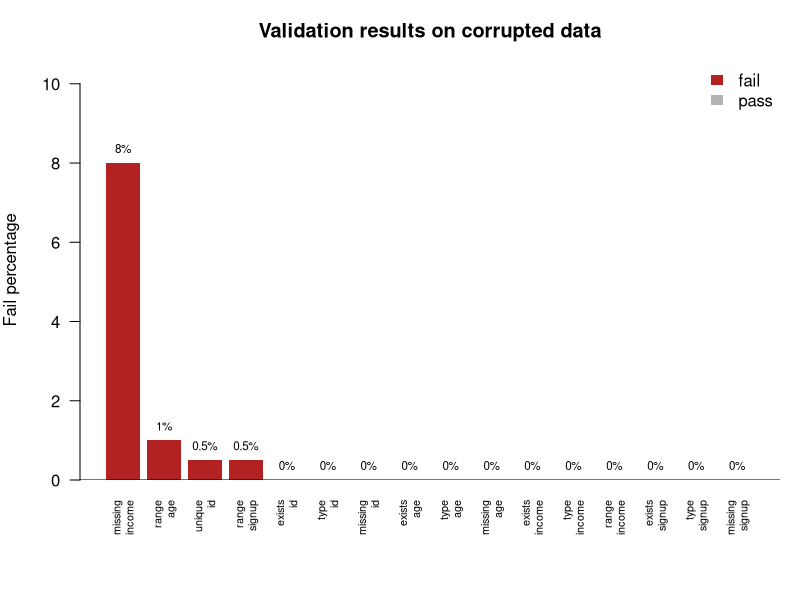
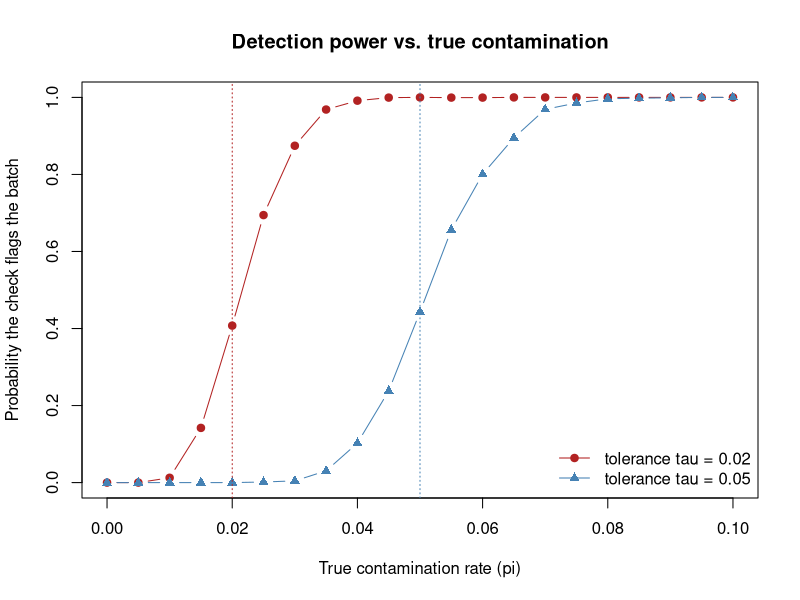

Write R code to recreate these figures, in order.
## ---- chunk 1
#| include: false
suppressPackageStartupMessages(library(tidyverse))
## ---- chunk 2
# A small data-validation engine in base R.
# `data`: a data.frame to validate.
# `schema`: a named list; each element describes one column's contract:
#   type    : expected class, one of "numeric","integer","character","factor","Date"
#   min,max : optional numeric/Date bounds for range checking
#   max_na  : tolerance for the fraction of missing values (default 0)
#   unique  : logical, should the column have no duplicate values (default FALSE)
validate_data <- function(data, schema) {
  results <- list()
  add <- function(check, column, n, fails) {
    p <- if (n > 0) fails / n else 0
    results[[length(results) + 1]] <<- data.frame(
      check    = check,
      column   = column,
      n        = n,
      fails    = fails,
      fail_pct = round(100 * p, 2),
      pass     = fails == 0,
      stringsAsFactors = FALSE
    )
  }

  n <- nrow(data)

  for (col in names(schema)) {
    # Use [[ ]] for all lookups: $ does partial matching, so spec$max would
    # silently resolve to spec$max_na. Exact extraction avoids that trap.
    spec <- schema[[col]]
    spec_min    <- spec[["min"]]
    spec_max    <- spec[["max"]]
    spec_max_na <- spec[["max_na"]]

    # 1. existence (schema check)
    if (!col %in% names(data)) {
      add("exists", col, n, n)   # treat all rows as failing
      next                       # cannot run further checks on a missing column
    }
    add("exists", col, n, 0)

    x <- data[[col]]

    # 2. type (schema check)
    type_ok <- switch(
      spec[["type"]],
      numeric   = is.numeric(x),
      integer   = is.integer(x),
      character = is.character(x),
      factor    = is.factor(x),
      Date      = inherits(x, "Date"),
      stop("Unknown type in schema: ", spec[["type"]])
    )
    add("type", col, n, if (type_ok) 0 else n)

    # 3. missingness (constraint check with tolerance)
    max_na <- if (is.null(spec_max_na)) 0 else spec_max_na
    n_na <- sum(is.na(x))
    # a missingness "failure" is the excess over the tolerated count
    tol_count <- floor(max_na * n)
    add("missing", col, n, max(0, n_na - tol_count))

    # 4. range (constraint check), only on non-missing comparable values
    if (!is.null(spec_min) || !is.null(spec_max)) {
      xv <- x[!is.na(x)]
      below <- if (!is.null(spec_min)) xv < spec_min else rep(FALSE, length(xv))
      above <- if (!is.null(spec_max)) xv > spec_max else rep(FALSE, length(xv))
      add("range", col, n, sum(below | above))
    }

    # 5. uniqueness (constraint check)
    if (isTRUE(spec[["unique"]])) {
      dup <- sum(duplicated(x))
      add("unique", col, n, dup)
    }
  }

  report <- do.call(rbind, results)
  rownames(report) <- NULL
  report
}

# A convenience gate that fails loudly when any check fails.
assert_valid <- function(data, schema) {
  rep <- validate_data(data, schema)
  if (!all(rep$pass)) {
    bad <- rep[!rep$pass, c("check", "column", "fail_pct")]
    msg <- paste0("  - ", bad$check, " on '", bad$column,
                  "' (", bad$fail_pct, "% failing)", collapse = "\n")
    stop("Data contract violated:\n", msg, call. = FALSE)
  }
  invisible(data)
}
## ---- chunk 3
set.seed(1)

clean <- data.frame(
  id     = 1:200,
  age    = sample(18:90, 200, replace = TRUE),
  income = round(rlnorm(200, meanlog = 10, sdlog = 0.4)),
  signup = as.Date("2020-01-01") + sample(0:1000, 200, replace = TRUE)
)

contract <- list(
  id     = list(type = "integer",   unique = TRUE),
  age    = list(type = "integer",   min = 0,  max = 120),
  income = list(type = "numeric",   min = 0,  max_na = 0.02),
  signup = list(type = "Date",      max = as.Date("2026-01-01"))
)

# Corrupt the data the way real pipelines break:
dirty <- clean
dirty$age[c(3, 50)]   <- c(-5L, 250L)        # impossible ages (range)
dirty$income[1:20]    <- NA                   # 10% missing, over the 2% tolerance
dirty$id[10]          <- dirty$id[9]          # duplicate primary key
dirty$signup[7]       <- as.Date("2030-06-01")# future date

clean_report <- validate_data(clean, contract)
dirty_report <- validate_data(dirty, contract)

clean_report
dirty_report
## ---- chunk 4
dr <- dirty_report
dr$label <- paste(dr$check, dr$column, sep = "\n")
ord <- order(dr$fail_pct, decreasing = TRUE)
dr  <- dr[ord, ]

bar_col <- ifelse(dr$pass, "grey70", "firebrick")

op <- par(mar = c(6, 4, 3, 1))
bp <- barplot(
  dr$fail_pct,
  names.arg = dr$label,
  col       = bar_col,
  border    = NA,
  ylab      = "Fail percentage",
  main      = "Validation results on corrupted data",
  las       = 2,
  cex.names = 0.65,
  ylim      = c(0, max(dr$fail_pct) * 1.2 + 1)
)
text(bp, dr$fail_pct, labels = paste0(dr$fail_pct, "%"),
     pos = 3, cex = 0.7, xpd = NA)
abline(h = 0, col = "black")
legend("topright", fill = c("firebrick", "grey70"),
       legend = c("fail", "pass"), bty = "n", border = NA)
par(op)
## ---- chunk 5
set.seed(42)

simulate_power <- function(pi, n = 500, tau = 0.02, reps = 2000) {
  flags <- replicate(reps, {
    bad <- rbinom(1, size = n, prob = pi)   # number of contaminated rows
    (bad / n) > tau                          # does it breach tolerance?
  })
  mean(flags)
}

pis  <- seq(0, 0.10, by = 0.005)
pow_strict  <- sapply(pis, simulate_power, tau = 0.02)
pow_lenient <- sapply(pis, simulate_power, tau = 0.05)

plot(pis, pow_strict, type = "b", pch = 19, col = "firebrick",
     xlab = "True contamination rate (pi)",
     ylab = "Probability the check flags the batch",
     main = "Detection power vs. true contamination",
     ylim = c(0, 1))
lines(pis, pow_lenient, type = "b", pch = 17, col = "steelblue")
abline(v = 0.02, lty = 3, col = "firebrick")
abline(v = 0.05, lty = 3, col = "steelblue")
legend("bottomright",
       legend = c("tolerance tau = 0.02", "tolerance tau = 0.05"),
       col = c("firebrick", "steelblue"), pch = c(19, 17), lty = 1, bty = "n")
